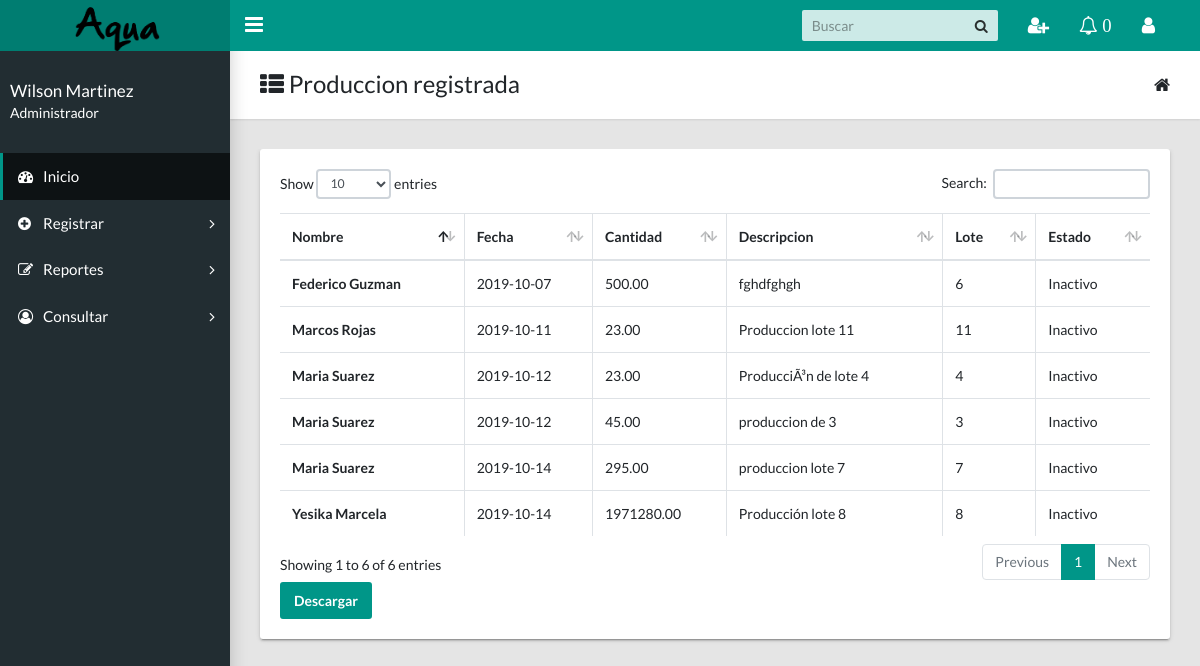
Screenshot of /docs/administrador/consulta_produccion.php (signed in) with the database file from the repository.
### tables this page shows
CREATE TABLE `actividad` (
  `id_actividad` int(11) NOT NULL,
  `foto` varchar(45) DEFAULT NULL,
  `cantidad` decimal(10,2) DEFAULT NULL,
  `descripcion` varchar(80) DEFAULT NULL,
  `fecha` varchar(20) DEFAULT NULL,
  `fk_estanque` int(25) DEFAULT NULL,
  `fk_persona` int(25) DEFAULT NULL,
  `fk_tipo_actividad` int(25) DEFAULT NULL,
  `lote` int(11) DEFAULT NULL,
  `estado` varchar(20) DEFAULT NULL,
  `notificacion` varchar(45) DEFAULT NULL
);

CREATE TABLE `persona` (
  `id_persona` int(11) NOT NULL,
  `nombre` varchar(50) DEFAULT NULL,
  `telefono` varchar(15) DEFAULT NULL,
  `fk_rol` int(20) DEFAULT NULL,
  `login` varchar(30) DEFAULT NULL,
  `estado_pers` tinyint(1) DEFAULT NULL,
  `pasword` varchar(20) DEFAULT NULL
);

### docs/administrador/consulta_produccion.php (the view, shortened to what this page needs)
<!DOCTYPE html>
<html lang="en">
<head>
    <link href="../css/main.css" rel="stylesheet" type="text/css">
    <link href="https://maxcdn.bootstrapcdn.com/font-awesome/4.7.0/css/font-awesome.min.css" rel="stylesheet" type="text/css">
    <?php
    include 'php/conect.php';
    ?>
</head>
<body class="app sidebar-mini rtl">
        <header class="app-header">
        <a class="app-header__logo" href="principal.php">
          <img src="../img/logo2.png" width="90">
      </a>
      <a aria-label="Hide Sidebar" class="app-sidebar__toggle" data-toggle="sidebar" href="#">
      </a>
      <ul class="app-nav">
        <li class="app-search">
            <input class="app-search__input" placeholder="Buscar" type="search">
            <button class="app-search__button">
                <i class="fa fa-search">
                </i>
            </button>
        </li>
        <li class="dropdown">
            <a aria-label="Show notifications" class="app-nav__item" data-toggle="dropdown" href="#">
                <i class="fa fa-user-plus fa-lg">
                </i>
            </a>
          </li>
      </ul>
  <li class="dropdown">
    <a aria-label="Show notifications" class="app-nav__item" data-toggle="dropdown" href="#">
        <i class="fa fa-bell-o fa-lg">
  <?php
            try{
                $nu=0;
                $sql="SELECT * FROM actividad";
                $resul=$base->prepare($sql);
                $resul->execute(array());
                $fila=$resul->rowCount();
                ?>
                <span>  <?php
                if($fila>0){
                 echo "$nu" ?>  </span>
                 <?php
             }
         }
         catch(Exception $e){
            die('Error: '.$e->getMessage());
        }
        ?>
    </i>
</a>
</li>
<li class="dropdown">
    <a aria-label="Open Profile Menu" class="app-nav__item" data-toggle="dropdown" href="#">
        <i class="fa fa-user fa-lg">
        </i>
    </a>
          <?php
          if(isset($_SESSION['usuario']))
          {
              ?>
</li>
</header>
<aside class="app-sidebar">
    <div class="app-sidebar__user">
        <div>
            <p class="app-sidebar__user-name">
                <?php echo ' '.$_SESSION['nombre']. ' ' ; ?>
            </p>
            <p class="app-sidebar__user-designation">
                <?php echo ' '.$_SESSION['nombre_rol']. ' ' ; ?>
            </p>
            <?php
        }
        else{
          ?>
          <script language='javascript'>window.location="salir.php"</script>
          <?php
      }
      ?>
  </div>
</div>
<ul class="app-menu">
 <li><a class="app-menu__item active" href="principal.php"><i class="app-menu__icon fa fa-dashboard"></i><span class="app-menu__label">Inicio</span></a></li>
 <li class="treeview">
    <a class="app-menu__item" data-toggle="treeview" href="#">
        <i class="app-menu__icon fa fa-plus-circle">
        </i>
        <span class="app-menu__label">
            Registrar
        </span>
        <i class="treeview-indicator fa fa-angle-right">
        </i>
    </a>
</li>
<li class="treeview">
    <a class="app-menu__item" data-toggle="treeview" href="#">
        <i class="app-menu__icon fa fa-edit">
        </i>
        <span class="app-menu__label">
            Reportes
        </span>
        <i class="treeview-indicator fa fa-angle-right">
        </i>
    </a>
</li>
<li class="treeview">
    <a class="app-menu__item" data-toggle="treeview" href="#">
        <i class="app-menu__icon fa fa-user-circle-o">
        </i>
        <span class="app-menu__label">
            Consultar
        </span>
        <i class="treeview-indicator fa fa-angle-right">
        </i>
    </a>
</li>
</ul>
</aside>
<main class="app-content">
  <div class="app-title">
    <div>
      <h1><i class="fa fa-th-list"></i> Produccion registrada</h1>
  </div>
  <ul class="app-breadcrumb breadcrumb side">
      <li class="breadcrumb-item"><i class="fa fa-home fa-lg"></i></li>
  </ul>
</div>
<div  class="row d-flex justify-content-center" >
                <div class="col-lg-12 table table-responsive " >
                  <div class="tile">
                    <div class="tile-body">
                      <table class="table table-hover table-bordered " id="sampleTable" >
            <thead>
              <tr>
                <th>Nombre</th>
                <th>Fecha</th>
                <th>Cantidad</th>
                <th>Descripcion</th>
                <th>Lote</th>
                <th>Estado</th>
            </tr>
        </thead>
        <tbody>
          <?php
          try{
            $sql="SELECT  nombre,fecha,cantidad,descripcion,lote, 'Inactivo' AS estado_lote FROM  actividad INNER JOIN persona ON (fk_persona=id_persona)  WHERE fk_tipo_actividad=6";
            $resul=$base->prepare($sql);
            $resul->execute(array());
            while($consulta=$resul->fetch(PDO::FETCH_ASSOC)){
              ?>
              <tr>
                <th><?php echo$consulta['nombre'];?></th>
                <td><?php echo$consulta['fecha'];?></td>
                <td><?php echo$consulta['cantidad'];?></td>
                <td><?php echo$consulta['descripcion'];?></td>
                <td><?php echo$consulta['lote'];?></td>
                <td><?php echo$consulta['estado_lote'];?></td>
            </tr>
            <?php
        }
    }
    catch(Exception $e){
     die('Error:' .$e->getMessage());
 }
 ?>
</tbody>
</table>
<td>
    <a href="../reportes/produccion.php" class="btn btn-primary"> Descargar </a>
</td>
</div>
</div>
</div>
</div>
</main>
</body>
</html>

### rows the page displays
actividad: fk_persona.nombre "Federico Guzman", fecha "2019-10-07", cantidad "500.00", descripcion "fghdfghgh", lote "6", estado_lote "Inactivo"
actividad: fk_persona.nombre "Marcos Rojas", fecha "2019-10-11", cantidad "23.00", descripcion "Produccion lote 11", lote "11", estado_lote "Inactivo"
actividad: fk_persona.nombre "Maria Suarez", fecha "2019-10-12", cantidad "23.00", descripcion "ProducciÃ³n de lote 4", lote "4", estado_lote "Inactivo"
actividad: fk_persona.nombre "Maria Suarez", fecha "2019-10-12", cantidad "45.00", descripcion "produccion de 3", lote "3", estado_lote "Inactivo"
actividad: fk_persona.nombre "Yesika Marcela", fecha "2019-10-14", cantidad "1971280.00", descripcion "Producción lote 8", lote "8", estado_lote "Inactivo"
actividad: fk_persona.nombre "Maria Suarez", fecha "2019-10-14", cantidad "295.00", descripcion "produccion lote 7", lote "7", estado_lote "Inactivo"

### other values shown
$nu "0"
$_SESSION['nombre'] "Wilson Martinez"
$_SESSION['nombre_rol'] "Administrador"
